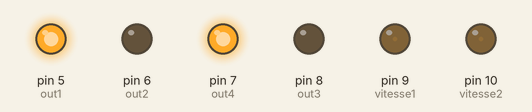
Bench run of a sketch on a simulated Arduino Uno, built with avr-gcc and run on an emulated ATmega328P. Parts: output pins drawn as LEDs (lit = HIGH).

Above: at 0.1 s.
Timing chart, 0 to 1.6 s (numbered marks = the images above):
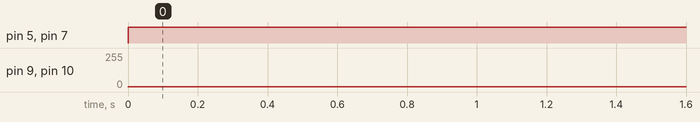

The sketch:

Servo.ino
```cpp
#include<Servo.h>
Servo servo;
int echo =3 ;
int trig =4;
int angle=0;
int out1=5;
int out2=6;
int out3=8;
int out4=7;
int vitesse1=9;
int vitesse2=10;
long t;
long distance;
void mesure();
void setup() {
  // put your setup code here, to run once:
  pinMode(echo,INPUT);
  pinMode(trig,OUTPUT);
  pinMode(out1,OUTPUT);
  pinMode(out2,OUTPUT);
  pinMode(out3,OUTPUT);
  pinMode(out4,OUTPUT);
  pinMode(vitesse1,OUTPUT);
  pinMode(vitesse2,OUTPUT);

}

void loop() {
  // put your main code here, to run repeatedly:
 /*if (angle >=90)angle =0;
  mesure();
  while(distance<30){
    digitalWrite(buzzer,HIGH);
    delay(50);
    digitalWrite(buzzer,LOW);
    delay(distance*100);
    mesure();
  }
  angle+=10;
  servo.write(angle);
  delay(100);
  mesure();*/
  analogWrite(vitesse1,HIGH);
  analogWrite(vitesse2,HIGH);
  digitalWrite(out1,HIGH);
  digitalWrite(out2,LOW);
  digitalWrite(out3,LOW);
  digitalWrite(out4,HIGH);


}
void mesure(){
  digitalWrite(trig,LOW);
  delayMicroseconds(2);

  digitalWrite(trig,HIGH);
  delayMicroseconds(10);

  t=pulseIn(echo,HIGH);
  distance=t*0.034/2;

  Serial.print("distance : ");
  Serial.println(distance);
  delay(10);

}
```

Measured:
- by itself, pin 5 (out1), pin 7 (out4): LOW → HIGH at 0.00 s
- by itself, pin 9 (vitesse1), pin 10 (vitesse2): 0/255 → 1/255 at 0.00 s
